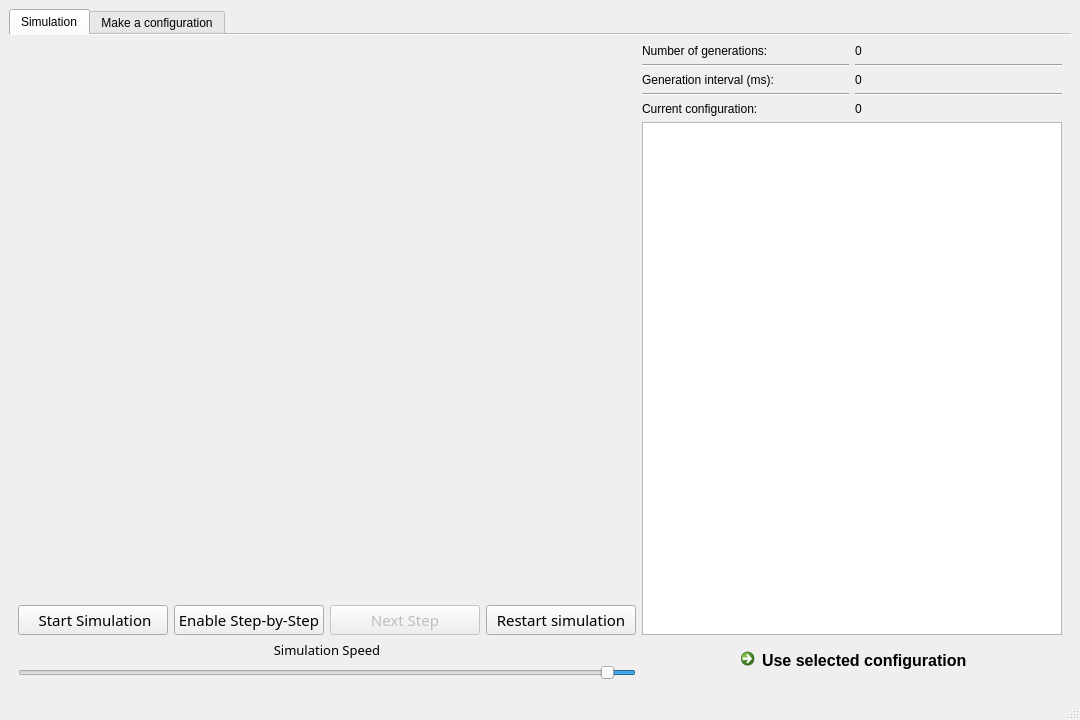
<?xml version="1.0" encoding="UTF-8"?>
<ui version="4.0">
 <class>MplMainWindow</class>
 <widget class="QMainWindow" name="MplMainWindow">
  <property name="geometry">
   <rect>
    <x>0</x>
    <y>0</y>
    <width>1080</width>
    <height>720</height>
   </rect>
  </property>
  <property name="windowTitle">
   <string>MainWindow</string>
  </property>
  <property name="autoFillBackground">
   <bool>false</bool>
  </property>
  <property name="dockOptions">
   <set>QMainWindow::AllowTabbedDocks|QMainWindow::AnimatedDocks</set>
  </property>
  <widget class="QWidget" name="mplcentralwidget">
   <layout class="QHBoxLayout" name="horizontalLayout_4">
    <item>
     <widget class="QTabWidget" name="tabWidget">
      <property name="tabShape">
       <enum>QTabWidget::Rounded</enum>
      </property>
      <property name="currentIndex">
       <number>0</number>
      </property>
      <property name="documentMode">
       <bool>true</bool>
      </property>
      <property name="movable">
       <bool>true</bool>
      </property>
      <property name="tabBarAutoHide">
       <bool>false</bool>
      </property>
      <widget class="QWidget" name="tab_3">
       <attribute name="title">
        <string>Simulation</string>
       </attribute>
       <layout class="QHBoxLayout" name="horizontalLayout_5">
        <item>
         <layout class="QHBoxLayout" name="horizontalLayout_3">
          <item>
           <layout class="QVBoxLayout" name="verticalLayout_5">
            <item>
             <widget class="MplWidget" name="mpl" native="true">
              <property name="sizePolicy">
               <sizepolicy hsizetype="Expanding" vsizetype="Expanding">
                <horstretch>0</horstretch>
                <verstretch>0</verstretch>
               </sizepolicy>
              </property>
             </widget>
            </item>
            <item>
             <layout class="QHBoxLayout" name="horizontalLayout_2">
              <item>
               <widget class="QPushButton" name="pauseButton">
                <property name="sizePolicy">
                 <sizepolicy hsizetype="Fixed" vsizetype="Fixed">
                  <horstretch>0</horstretch>
                  <verstretch>15</verstretch>
                 </sizepolicy>
                </property>
                <property name="minimumSize">
                 <size>
                  <width>150</width>
                  <height>0</height>
                 </size>
                </property>
                <property name="font">
                 <font>
                  <family>Mongolian Baiti</family>
                  <pointsize>11</pointsize>
                 </font>
                </property>
                <property name="cursor">
                 <cursorShape>ArrowCursor</cursorShape>
                </property>
                <property name="text">
                 <string> Start Simulation</string>
                </property>
               </widget>
              </item>
              <item>
               <widget class="QPushButton" name="stepModeButton">
                <property name="sizePolicy">
                 <sizepolicy hsizetype="Fixed" vsizetype="Fixed">
                  <horstretch>0</horstretch>
                  <verstretch>0</verstretch>
                 </sizepolicy>
                </property>
                <property name="minimumSize">
                 <size>
                  <width>150</width>
                  <height>0</height>
                 </size>
                </property>
                <property name="font">
                 <font>
                  <family>Mongolian Baiti</family>
                  <pointsize>11</pointsize>
                 </font>
                </property>
                <property name="text">
                 <string>Enable Step-by-Step</string>
                </property>
               </widget>
              </item>
              <item>
               <widget class="QPushButton" name="nextStepButton">
                <property name="enabled">
                 <bool>false</bool>
                </property>
                <property name="sizePolicy">
                 <sizepolicy hsizetype="Fixed" vsizetype="Fixed">
                  <horstretch>0</horstretch>
                  <verstretch>0</verstretch>
                 </sizepolicy>
                </property>
                <property name="minimumSize">
                 <size>
                  <width>150</width>
                  <height>0</height>
                 </size>
                </property>
                <property name="font">
                 <font>
                  <family>Mongolian Baiti</family>
                  <pointsize>11</pointsize>
                 </font>
                </property>
                <property name="text">
                 <string>Next Step</string>
                </property>
               </widget>
              </item>
              <item>
               <widget class="QPushButton" name="restartButton">
                <property name="sizePolicy">
                 <sizepolicy hsizetype="Fixed" vsizetype="Fixed">
                  <horstretch>0</horstretch>
                  <verstretch>0</verstretch>
                 </sizepolicy>
                </property>
                <property name="minimumSize">
                 <size>
                  <width>150</width>
                  <height>0</height>
                 </size>
                </property>
                <property name="font">
                 <font>
                  <family>Mongolian Baiti</family>
                  <pointsize>11</pointsize>
                 </font>
                </property>
                <property name="text">
                 <string>Restart simulation</string>
                </property>
                <property name="icon">
                 <iconset theme="play">
                  <normaloff>../../pds422/pds42/GUI</normaloff>../../pds422/pds42/GUI</iconset>
                </property>
               </widget>
              </item>
             </layout>
            </item>
            <item>
             <widget class="QLabel" name="label">
              <property name="font">
               <font>
                <family>Mongolian Baiti</family>
                <pointsize>10</pointsize>
               </font>
              </property>
              <property name="frameShape">
               <enum>QFrame::NoFrame</enum>
              </property>
              <property name="frameShadow">
               <enum>QFrame::Plain</enum>
              </property>
              <property name="text">
               <string>Simulation Speed</string>
              </property>
              <property name="alignment">
               <set>Qt::AlignCenter</set>
              </property>
             </widget>
            </item>
            <item>
             <widget class="QSlider" name="horizontalSlider">
              <property name="sizePolicy">
               <sizepolicy hsizetype="Expanding" vsizetype="Fixed">
                <horstretch>0</horstretch>
                <verstretch>0</verstretch>
               </sizepolicy>
              </property>
              <property name="minimum">
               <number>50</number>
              </property>
              <property name="maximum">
               <number>1500</number>
              </property>
              <property name="singleStep">
               <number>100</number>
              </property>
              <property name="value">
               <number>100</number>
              </property>
              <property name="orientation">
               <enum>Qt::Horizontal</enum>
              </property>
              <property name="invertedAppearance">
               <bool>true</bool>
              </property>
             </widget>
            </item>
           </layout>
          </item>
         </layout>
        </item>
        <item>
         <layout class="QVBoxLayout" name="verticalLayout_4">
          <property name="sizeConstraint">
           <enum>QLayout::SetDefaultConstraint</enum>
          </property>
          <item>
           <layout class="QVBoxLayout" name="verticalLayout_6">
            <item>
             <layout class="QHBoxLayout" name="horizontalLayout_6">
              <item>
               <layout class="QVBoxLayout" name="verticalLayout_2">
                <item>
                 <widget class="QLabel" name="genLabel">
                  <property name="text">
                   <string>Number of generations:</string>
                  </property>
                 </widget>
                </item>
                <item>
                 <widget class="Line" name="line_2">
                  <property name="orientation">
                   <enum>Qt::Horizontal</enum>
                  </property>
                 </widget>
                </item>
                <item>
                 <widget class="QLabel" name="speedLabel">
                  <property name="text">
                   <string>Generation interval (ms):</string>
                  </property>
                 </widget>
                </item>
                <item>
                 <widget class="Line" name="line_3">
                  <property name="orientation">
                   <enum>Qt::Horizontal</enum>
                  </property>
                 </widget>
                </item>
                <item>
                 <widget class="QLabel" name="fileLabel">
                  <property name="text">
                   <string>Current configuration:</string>
                  </property>
                 </widget>
                </item>
               </layout>
              </item>
              <item>
               <layout class="QVBoxLayout" name="verticalLayout">
                <item>
                 <widget class="QLabel" name="genMod">
                  <property name="text">
                   <string>0</string>
                  </property>
                 </widget>
                </item>
                <item>
                 <widget class="Line" name="line_4">
                  <property name="orientation">
                   <enum>Qt::Horizontal</enum>
                  </property>
                 </widget>
                </item>
                <item>
                 <widget class="QLabel" name="speedMod">
                  <property name="text">
                   <string>0</string>
                  </property>
                 </widget>
                </item>
                <item>
                 <widget class="Line" name="line">
                  <property name="orientation">
                   <enum>Qt::Horizontal</enum>
                  </property>
                 </widget>
                </item>
                <item>
                 <widget class="QLabel" name="fileMod">
                  <property name="text">
                   <string>0</string>
                  </property>
                 </widget>
                </item>
               </layout>
              </item>
             </layout>
            </item>
            <item>
             <widget class="QListView" name="listView"/>
            </item>
           </layout>
          </item>
          <item alignment="Qt::AlignHCenter|Qt::AlignTop">
           <widget class="QCommandLinkButton" name="commandLinkButton">
            <property name="sizePolicy">
             <sizepolicy hsizetype="Preferred" vsizetype="Preferred">
              <horstretch>0</horstretch>
              <verstretch>0</verstretch>
             </sizepolicy>
            </property>
            <property name="font">
             <font>
              <family>Segoe UI</family>
              <pointsize>12</pointsize>
             </font>
            </property>
            <property name="text">
             <string>Use selected configuration</string>
            </property>
            <property name="icon">
             <iconset theme="a">
              <normaloff>../../pds422/pds42/GUI</normaloff>../../pds422/pds42/GUI</iconset>
            </property>
           </widget>
          </item>
         </layout>
        </item>
       </layout>
      </widget>
      <widget class="QWidget" name="tab_4">
       <attribute name="title">
        <string>Make a configuration</string>
       </attribute>
      </widget>
     </widget>
    </item>
   </layout>
  </widget>
  <widget class="QMenuBar" name="menubar">
   <property name="geometry">
    <rect>
     <x>0</x>
     <y>0</y>
     <width>1080</width>
     <height>21</height>
    </rect>
   </property>
  </widget>
  <widget class="QStatusBar" name="statusbar"/>
 </widget>
 <customwidgets>
  <customwidget>
   <class>MplWidget</class>
   <extends>QWidget</extends>
   <header location="global">mplwidget</header>
   <container>1</container>
  </customwidget>
 </customwidgets>
 <resources/>
 <connections/>
</ui>
